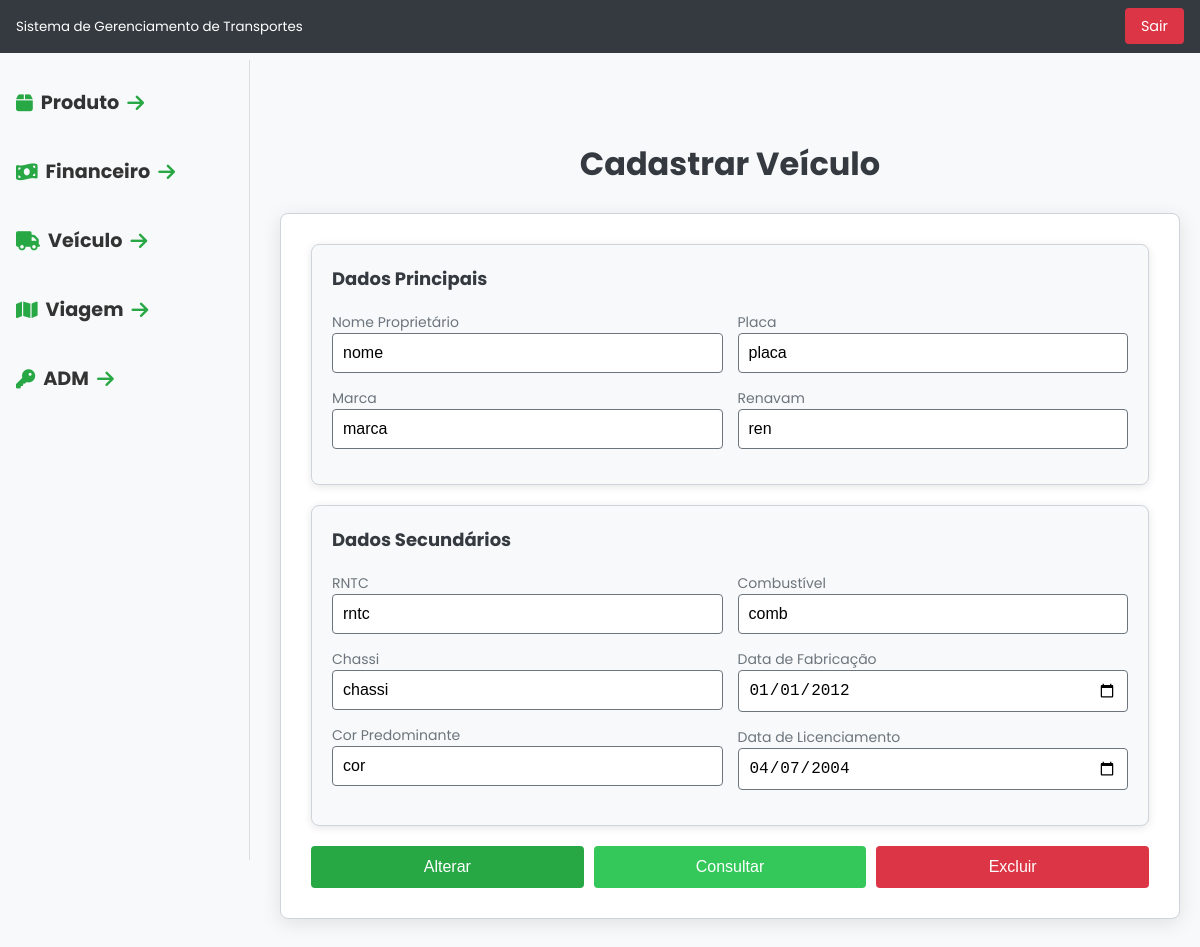
Page /tcc/veiculo/ver?id=1 on the committed database.
### tables this page shows
CREATE TABLE `veiculo` (
  `id` int(11) NOT NULL,
  `placa` varchar(8) NOT NULL,
  `nome_proprietario` varchar(100) DEFAULT NULL,
  `marca` varchar(30) DEFAULT NULL,
  `cor` varchar(10) DEFAULT NULL,
  `observacao` varchar(255) DEFAULT NULL,
  `renavam` varchar(15) DEFAULT NULL,
  `rntc` varchar(20) NOT NULL,
  `chassi` varchar(20) NOT NULL,
  `combustivel` varchar(20) NOT NULL,
  `dt_fabricacao` date NOT NULL,
  `dt_licenciamento` date NOT NULL
);

### tcc/index.php (called while the page is built, shortened)
<?php
include 'rotas.php';

### tcc/DAO/MySQL.php (called while the page is built)
<?php
class MySQL extends PDO{
    private $host       = "localhost";
    private $usuario    = "root";
    private $senha      = "";
    private $db         = "tcc";
    private $opcoes = array(PDO::ATTR_ERRMODE => PDO::ERRMODE_EXCEPTION);
    public function __construct(){
        $dsn = "mysql:host=".$this->host.";dbname=".$this->db;
        return parent::__construct($dsn, $this->usuario, $this->senha, $this->opcoes);
    }
}

### tcc/DAO/veiculoDAO.php (called while the page is built, shortened)
<?php
class VeiculoDAO{
    private $conexao;
    public function __construct(){
        include_once "MySQL.php";
        $this->conexao = new MySQL();
    }
    public function getById($id){
        $stmt = $this->conexao->prepare("SELECT * FROM veiculo WHERE id=?");
        $stmt->bindValue(1,$id);
        $stmt->execute();
        return $stmt->fetchObject();
    }
}

### tcc/View/modulos/veiculo/cadastrar_veiculo.php (the view, shortened to what this page needs)
<!DOCTYPE html>
<html lang="en">
<head>
    <link rel="stylesheet" href="/tcc/View/includes/css/style.css">
</head>
<body>
    <div class="header">
        <?php include PATH_VIEW . 'includes/cabecalho.php'; ?>
    </div>
    <div class="spacer"></div>
    <div class="menu">
        <?php include PATH_VIEW . 'includes/menu.php' ?>
    </div>
    <div class="conteudo">
        <div class="titulo-pagina">
            <h1>Cadastrar Veículo</h1>
        </div>
        <div class="formulario">
            <form method="post" action="/tcc/veiculo/salvar">
                <div class="form-section">
                    <h2>Dados Principais</h2>
                    <div class="form-row">
                        <div class="form-column">
                            <label>Nome Proprietário
                                <input name="nome_proprietario" value="<?= isset($dados_veiculo) && isset($dados_veiculo->nome_proprietario) ? $dados_veiculo->nome_proprietario : "" ?>" type="text"/>
                            </label>
                            <label>Marca
                                <input name="marca" value="<?= isset($dados_veiculo) && isset($dados_veiculo->marca) ? $dados_veiculo->marca : "" ?>" type="text"/>
                            </label>
                        </div>
                        <div class="form-column">
                        <label>Placa
                                <input name="placa" value="<?= isset($dados_veiculo) && isset($dados_veiculo->placa) ? $dados_veiculo->placa : "" ?>" type="text"/>
                            </label>
                            <label>Renavam
                                <input name="renavam" value="<?= isset($dados_veiculo) && isset($dados_veiculo->renavam) ? $dados_veiculo->renavam : "" ?>" type="text"/>
                            </label>
                        </div>
                    </div>
                </div>
                <div class="form-section">
                    <h2>Dados Secundários</h2>
                    <div class="form-row">
                        <div class="form-column">
                        <label>RNTC
                                <input name="rntc" value="<?= isset($dados_veiculo) && isset($dados_veiculo->rntc) ? $dados_veiculo->rntc : "" ?>" type="text"/>
                            </label>
                            <label>Chassi
                                <input name="chassi" value="<?= isset($dados_veiculo) && isset($dados_veiculo->chassi) ? $dados_veiculo->chassi : "" ?>" type="text"/>
                            </label>
                            <label>Cor Predominante
                                <input name="cor" value="<?= isset($dados_veiculo) && isset($dados_veiculo->cor) ? $dados_veiculo->cor : "" ?>" type="text"/>
                            </label>
                        </div>
                        <div class="form-column">
                        <label>Combustível
                                <input name="combustivel" value="<?= isset($dados_veiculo) && isset($dados_veiculo->combustivel) ? $dados_veiculo->combustivel : "" ?>" type="text"/>
                            </label>
                            <label for="dt_fabricacao"> Data de Fabricação
                                <input id="dt_fabricacao" name="dt_fabricacao" value="<?= isset($dados_veiculo) && isset($dados_veiculo->dt_fabricacao) ? $dados_veiculo->dt_fabricacao : date('Y-m-d') ?>" type="date" required/>
                            </label>
                            <label for="dt_licenciamento">Data de Licenciamento
                                <input id="dt_licenciamento" name="dt_licenciamento" value="<?= isset($dados_veiculo) && isset($dados_veiculo->dt_licenciamento) ? $dados_veiculo->dt_licenciamento : date('Y-m-d') ?>" type="date" required/>
                            </label>
                        </div>
                    </div>
                </div>
                <div class="form-buttons">
                    <button type="submit">
                        <?= isset($dados_veiculo) ? 'Alterar' : 'Cadastrar' ?>
                    </button>
                    <button type="button" class="btn-consultar" onclick="window.location.href='/tcc/veiculo'">Consultar</button>
                    <?php if (isset($dados_veiculo)): ?>
                        <button type="button" class="btn-excluir" onclick="window.location.href='/tcc/veiculo/excluir?id=<?= $dados_veiculo->id ?>'">
                            Excluir
                        </button>
                    <?php endif; ?>
                </div>
            </form>
        </div>
    </div>

### tcc/View/includes/css/style.css (style rules this page uses)
* { margin: 0; padding: 0; box-sizing: border-box; }
body { display: flex; flex-direction: column; background-color: #f8f9fa; font-family: 'Poppins', sans-serif; }
form { max-width: 100%; width: 100%; margin: 20px auto; padding: 30px; border-radius: 8px; background-color: #ffffff; border: 1px solid #ced4da; box-shadow: 0 4px 20px rgba(0, 0, 0, 0.1); }
h1 { text-align: center; color: #343a40; margin-bottom: 25px; }
.header { width: 100%; position: fixed; top: 0; left: 0; background-color: #333; color: #fff; z-index: 1000; }
.spacer { height: 60px; }
.menu { width: 250px; position: fixed; top: 60px; left: 0; }
.conteudo { margin-left: 260px; padding: 20px; width: calc(100% - 260px); margin-top: 60px; }
label { display: block; margin-bottom: 5px; font-size: 14px; color: #495057; }
input[type="text"], input[type="date"], select.form-control { width: 100%; padding: 10px; border: 1px solid #6c757d; border-radius: 4px; margin-bottom: 15px; font-size: 16px; transition: border-color 0.3s; }
.form-section { margin-bottom: 20px; padding: 20px; border: 1px solid #ced4da; border-radius: 8px; background-color: #f8f9fa; box-shadow: 0 2px 8px rgba(0, 0, 0, 0.1); }
.form-section h2 { margin-bottom: 15px; font-size: 18px; color: #343a40; padding-bottom: 5px; }
.form-buttons { display: flex; gap: 10px; }
button { background-color: #28a745; color: #ffffff; border: none; padding: 12px; border-radius: 4px; cursor: pointer; font-size: 16px; transition: background-color 0.3s; flex: 1; }
button.btn-consultar { background-color: #34c759; }
button.btn-excluir { background-color: #dc3545; color: #ffffff; }
.form-section .form-row { display: flex; flex-wrap: wrap; gap: 15px; }
.form-section .form-column { flex: 1 1 48%; }
.form-section label { font-size: 14px; color: #6c757d; }
.form-section input[type="text"], .form-section input[type="date"], .form-section select.form-control { margin-bottom: 10px; }

### tcc/View/includes/cabecalho.php (style rules this page uses)
body { font-family: 'Poppins', sans-serif; background-color: #f4f4f4; margin: 0; padding: 0; }

### tcc/View/includes/menu.php (style rules this page uses)
body { font-family: 'Poppins', sans-serif; margin: 0; background-color: #f8f9fa; }

### rows in the picture
veiculo: nome_proprietario "nome", marca "marca", placa "placa", renavam "ren", rntc "rntc", chassi "chassi", cor "cor", combustivel "comb", dt_fabricacao "01/01/2012", dt_licenciamento "04/07/2004"
